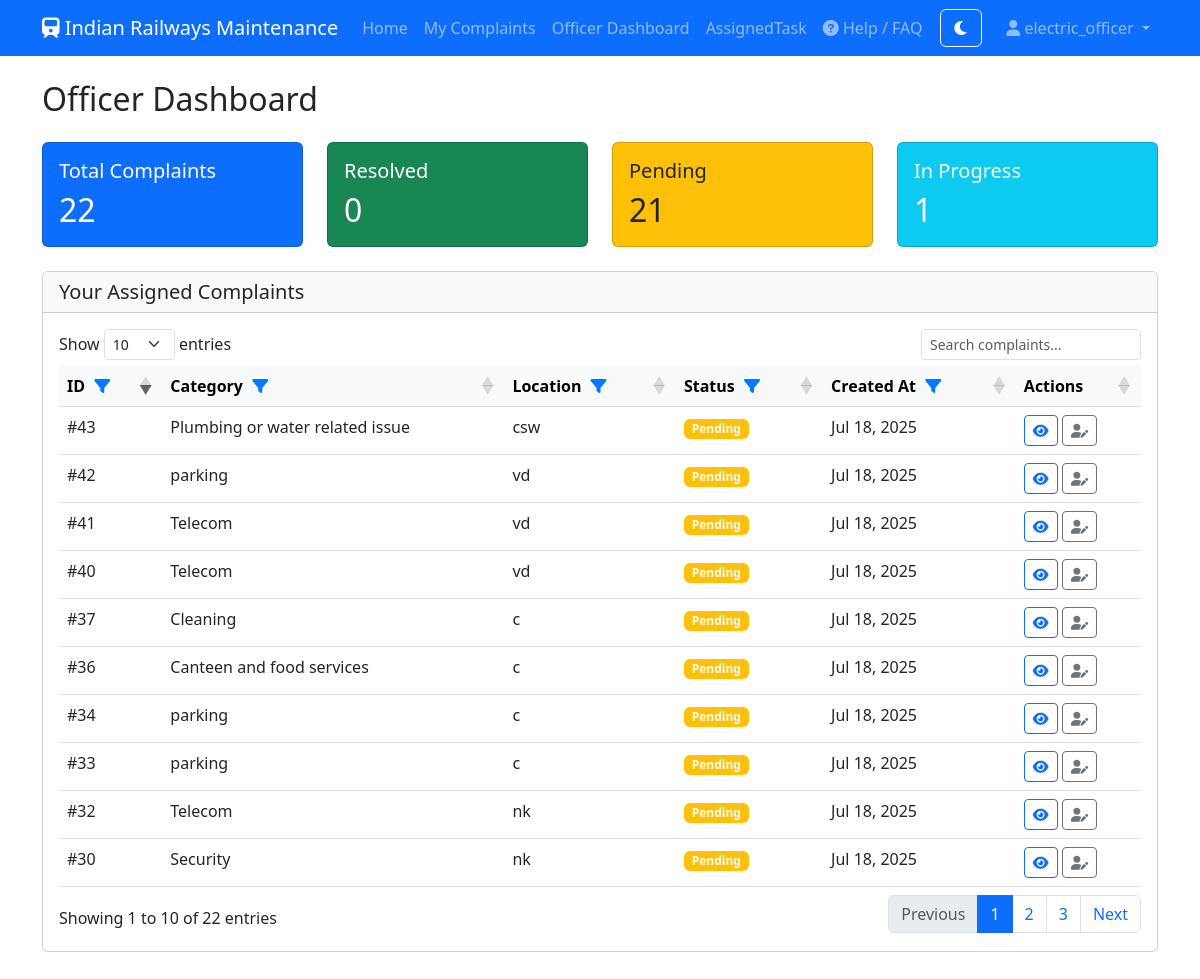
The app's page /maintenance/officer/dashboard/ (signed in) with its own data.
### core/models.py (models this page shows, shortened)
class User(AbstractUser):
    is_officer = models.BooleanField(default=False)
    department = models.CharField(max_length=100, blank=True)
    phone = models.CharField(max_length=20, blank=True)

class Complaint(models.Model):
    STATUS_CHOICES = [
        ('pending', 'Pending'),
        ('in_progress', 'In Progress'),
        ('resolved', 'Resolved')
    ]
    ZONE_CHOICES = [
        ('northern', 'Northern'),
        ('southern', 'Southern'),
        ('eastern', 'Eastern'),
        ('western', 'Western'),
        ('central', 'Central'),
    ]
    BUILDING_CHOICES = [
        ('main_station', 'Main Station'),
        ('platform', 'Platform'),
        ('office', 'Office'),
        ('other', 'Other'),
    ]
    PRIORITY_CHOICES = [
        ('normal', 'Normal'),
        ('high', 'High'),
        ('urgent', 'Urgent'),
    ]
    NATURE_OF_ISSUE_CHOICES = [
        ('non_functional', 'Non-Functional'),
        ('damaged', 'Damaged'),
        ('other', 'Other'),
    ]
    category = models.ForeignKey(ComplaintCategory, on_delete=models.CASCADE)
    user = models.ForeignKey(User, on_delete=models.CASCADE, related_name='complaints', null=True, blank=True)
    assigned_officer = models.ForeignKey(User, on_delete=models.SET_NULL, null=True, related_name='assigned_complaints')
    location = models.CharField(max_length=200)
    preferred_resolution_department = models.CharField(max_length=100, blank=True)
    zone = models.CharField(max_length=20, choices=ZONE_CHOICES, blank=True)
    station = models.CharField(max_length=100, blank=True)
    building = models.CharField(max_length=20, choices=BUILDING_CHOICES, blank=True)
    floor_room = models.CharField(max_length=100, blank=True)
    equipment_id = models.CharField(max_length=100, blank=True, null=True)
    priority = models.CharField(max_length=20, choices=PRIORITY_CHOICES, default='normal')
    contact_number = models.CharField(max_length=20, blank=True)
    nature_of_issue = models.CharField(max_length=20, choices=NATURE_OF_ISSUE_CHOICES, blank=True)
    media_upload = models.FileField(upload_to='complaint_media/', blank=True, null=True)
    acknowledgment = models.BooleanField(default=False)
    description = models.TextField()
    status = models.CharField(max_length=20, choices=STATUS_CHOICES, default='pending')
    created_at = models.DateTimeField(auto_now_add=True)
    updated_at = models.DateTimeField(auto_now=True)
    resolution_remarks = models.TextField(blank=True)

class ComplaintCategory(models.Model):
    name = models.CharField(max_length=100)
    description = models.TextField(blank=True)
    def __str__(self):
        return self.name

### core/views.py (the view)
# urls.py: path('officer/dashboard/', views.officer_dashboard, name='officer_dashboard'),
def officer_dashboard(request):
    if not request.user.is_authenticated or not request.user.is_officer:
        return redirect('login')
    complaints = Complaint.objects.filter(assigned_officer=request.user)
    total_complaints = complaints.count()
    pending_complaints = complaints.filter(status='pending').count()
    in_progress_complaints = complaints.filter(status='in_progress').count()
    resolved_complaints = complaints.filter(status='resolved').count()
    context = {
        'complaints': complaints,
        'total_complaints': total_complaints,
        'pending_complaints': pending_complaints,
        'in_progress_complaints': in_progress_complaints,
        'resolved_complaints': resolved_complaints
    }
    return render(request, 'core/officer_dashboard.html', context)

### core/templates/core/officer_dashboard.html (shortened to what this page needs)
{% extends 'core/base.html' %}
{% block content %}
<div class="container py-4">
    <h2 class="mb-4">Officer Dashboard</h2>
    <div class="row mb-4">
        <div class="col-md-3">
            <div class="card bg-primary text-white">
                <div class="card-body">
                    <h5 class="card-title">Total Complaints</h5>
                    <h2 class="mb-0">{{ total_complaints }}</h2>
                </div>
            </div>
        </div>
        <div class="col-md-3">
            <div class="card bg-success text-white">
                <div class="card-body">
                    <h5 class="card-title">Resolved</h5>
                    <h2 class="mb-0">{{ resolved_complaints }}</h2>
                </div>
            </div>
        </div>
        <div class="col-md-3">
            <div class="card bg-warning text-dark">
                <div class="card-body">
                    <h5 class="card-title">Pending</h5>
                    <h2 class="mb-0">{{ pending_complaints }}</h2>
                </div>
            </div>
        </div>
        <div class="col-md-3">
            <div class="card bg-info text-white">
                <div class="card-body">
                    <h5 class="card-title">In Progress</h5>
                    <h2 class="mb-0">{{ in_progress_complaints }}</h2>
                </div>
            </div>
        </div>
    </div>
    <div class="card mb-4">
        <div class="card-header bg-light">
            <h5 class="mb-0">Your Assigned Complaints</h5>
        </div>
        <div class="card-body">
            <div class="table-responsive">
                <table class="table table-hover" id="complaintsTable">
                    <thead class="table-light">
                        <tr>
                            <th>ID <span class="filter-icon" data-column="0" title="Filter"><i class="fas fa-filter"></i></span></th>
                            <th>Category <span class="filter-icon" data-column="1" title="Filter"><i class="fas fa-filter"></i></span></th>
                            <th>Location <span class="filter-icon" data-column="2" title="Filter"><i class="fas fa-filter"></i></span></th>
                            <th>Status <span class="filter-icon" data-column="3" title="Filter"><i class="fas fa-filter"></i></span></th>
                            <th>Created At <span class="filter-icon" data-column="4" title="Filter"><i class="fas fa-filter"></i></span></th>
                            <th>Actions</th>
                        </tr>
                    </thead>
                    <tbody>
                        {% for complaint in complaints %}
                        <tr>
                            <td>#{{ complaint.id }}</td>
                            <td>{{ complaint.category }}</td>
                            <td>{{ complaint.location }}</td>
                            <td>
                                <span class="badge {% if complaint.status == 'pending' %}bg-warning
                                             {% elif complaint.status == 'in_progress' %}bg-info
                                             {% else %}bg-success{% endif %}">
                                    {{ complaint.get_status_display }}
                                </span>
                            </td>
                            <td>{{ complaint.created_at|date:"M d, Y" }}</td>
                            <td>
                                <a href="{% url 'complaint_detail' complaint.pk %}" class="btn btn-sm btn-outline-primary">
                                    <i class="fas fa-eye"></i>
                                </a>
                                <a href="{% url 'reassign_officer' complaint.pk %}" class="btn btn-sm btn-outline-secondary">
                                    <i class="fas fa-user-edit"></i>
                                </a>
                            </td>
                        </tr>
                        {% endfor %}
                    </tbody>
                </table>
            </div>
        </div>
    </div>
</div>
<link href="https://cdn.datatables.net/1.11.5/css/dataTables.bootstrap5.min.css" rel="stylesheet">
{% endblock %}

### core/templates/core/base.html (shortened to what this page needs)
<!DOCTYPE html>
<html lang="en">
<head>
    <link href="https://cdn.jsdelivr.net/npm/bootstrap@5.3.0/dist/css/bootstrap.min.css" rel="stylesheet">
    <link href="https://cdnjs.cloudflare.com/ajax/libs/font-awesome/6.0.0/css/all.min.css" rel="stylesheet">
</head>
<body>
    {% block navbar %}
    <nav class="navbar navbar-expand-lg navbar-dark bg-primary">
        <div class="container">
            <a class="navbar-brand" href="{% url 'dashboard' %}">
                <i class="fas fa-train"></i>
                Indian Railways Maintenance
            </a>
            <div class="collapse navbar-collapse" id="navbarNav">
                <ul class="navbar-nav me-auto">
                    <li class="nav-item">
                        <a class="nav-link" href="/maintenance/">Home</a>
                    </li>
                    {% if user.is_authenticated %}
                    <li class="nav-item">
                        <a class="nav-link" href="{% url 'my_complaints' %}">My Complaints</a>
                    </li>
                    {% else %}
                    <li class="nav-item">
                        <a class="nav-link" href="{% url 'login' %}">Login</a>
                    </li>
                    {% endif %}
                    {% if user.is_officer %}
                    <li class="nav-item">
                        <a class="nav-link" href="{% url 'officer_dashboard' %}">Officer Dashboard</a>
                    </li>
                    <li class="nav-item">
                        <a class="nav-link" href="{% url 'assigned_tasks' %}">AssignedTask</a>
                    </li>
                    {% endif %}
                     <li class="nav-item">
                        <a class="nav-link" href="{% url 'help_faq_agent' %}"><i class="fas fa-question-circle"></i> Help / FAQ</a>
                    </li>
                </ul>
                <ul class="navbar-nav align-items-center">
                    <li class="nav-item">
                        <button id="darkModeToggle" class="btn btn-outline-light" title="Toggle Dark Mode">
                            <i class="fas fa-moon"></i>
                        </button>
                    </li>
                    <li class="nav-item dropdown ms-3">
                        <a class="nav-link dropdown-toggle" href="#" id="userDropdown" role="button" data-bs-toggle="dropdown">
                            <i class="fas fa-user"></i> {{ user.username }}
                        </a>
                    </li>
                </ul>
            </div>
        </div>
    </nav>
    {% endblock %}
    <div class="container-fluid">
        <div class="row">
            <div class="col-12">
                {% block content %}
                {% endblock %}
            </div>
        </div>
    </div>
</body>
</html>

### core/templates/core/officer_dashboard.html (style rules this page uses)
.filter-icon { cursor: pointer; margin-left: 5px; color: #007bff; }

### records on screen
User: username "electric_officer"
Complaint: id "30", category "Security", location "nk", status "Pending", created_at "Jul 18, 2025"
Complaint: id "32", category "Telecom", location "nk", status "Pending", created_at "Jul 18, 2025"
Complaint: id "33", category "parking", location "c", status "Pending", created_at "Jul 18, 2025"
Complaint: id "34", category "parking", location "c", status "Pending", created_at "Jul 18, 2025"
Complaint: id "36", category "Canteen and food services", location "c", status "Pending", created_at "Jul 18, 2025"
Complaint: id "37", category "Cleaning", location "c", status "Pending", created_at "Jul 18, 2025"
Complaint: id "40", category "Telecom", location "vd", status "Pending", created_at "Jul 18, 2025"
Complaint: id "41", category "Telecom", location "vd", status "Pending", created_at "Jul 18, 2025"
Complaint: id "42", category "parking", location "vd", status "Pending", created_at "Jul 18, 2025"
Complaint: id "43", category "Plumbing or water related issue", location "csw", status "Pending", created_at "Jul 18, 2025"

### other values on screen
{{ total_complaints }} "22"
{{ resolved_complaints }} "0"
{{ pending_complaints }} "21"
{{ in_progress_complaints }} "1"
